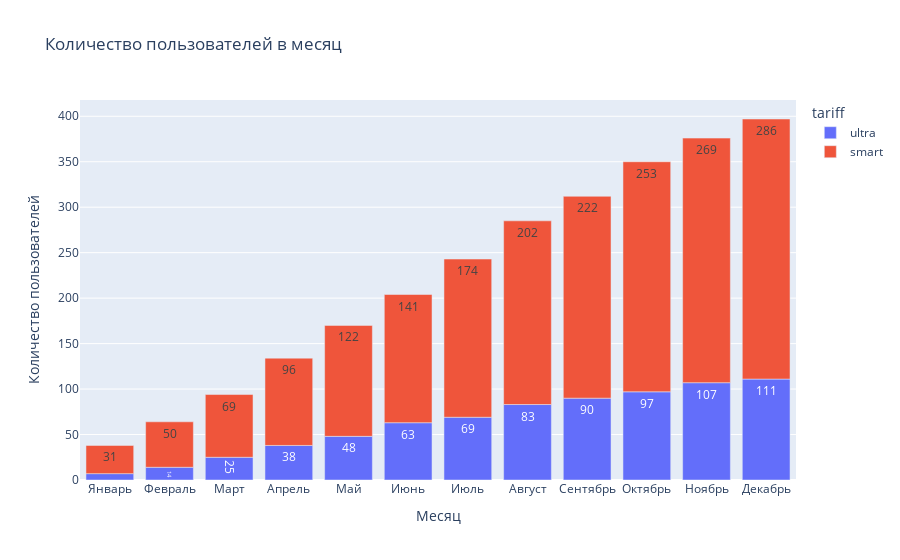

The cell this chart's notebook holds for it:
### Markdown cell above
Процент выручки по тарифу не сильно менялся из месяца в месяц, он был более-менее стабилен. На момент конца 2018 года smart приносит ~65% выручки в месяц, а ultra ~35%.

Увеличение суммарной выручки каждый месяц может быть связано с количеством пользователей, проверим это.
Визуализируем данные по количеству пользователей в месяц.

### Code cell
month_users_count = merged_data.groupby(['tariff', 'month']).count().reset_index().sort_values(by='month_number')

fig = px.bar(month_users_count,
             x='month',
             y='user_id',
             color='tariff',
             text_auto=True,
             title="Количество пользователей в месяц")

fig.update_layout(
    showlegend=True,
    xaxis_title="Месяц",
    yaxis_title="Количество пользователей"
)

fig.show()

### Figure 1 — Plotly figure (JSON) as saved in the notebook; plotly's stock layout.template omitted (floating-point values rounded to 4 significant figures)
{"data": [{"alignmentgroup": "True", "hovertemplate": "tariff=ultra<br>month=%{x}<br>user_id=%{y}<extra></extra>", "legendgroup": "ultra", "marker": {"color": "#636efa", "pattern": {"shape": ""}}, "name": "ultra", "offsetgroup": "ultra", "orientation": "v", "showlegend": true, "textposition": "auto", "texttemplate": "%{y}", "x": ["Январь", "Февраль", "Март", "Апрель", "Май", "Июнь", "Июль", "Август", "Сентябрь", "Октябрь", "Ноябрь", "Декабрь"], "xaxis": "x", "y": [7, 14, 25, 38, 48, 63, 69, 83, 90, 97, 107, 111], "yaxis": "y", "type": "bar"}, {"alignmentgroup": "True", "hovertemplate": "tariff=smart<br>month=%{x}<br>user_id=%{y}<extra></extra>", "legendgroup": "smart", "marker": {"color": "#EF553B", "pattern": {"shape": ""}}, "name": "smart", "offsetgroup": "smart", "orientation": "v", "showlegend": true, "textposition": "auto", "texttemplate": "%{y}", "x": ["Январь", "Февраль", "Март", "Апрель", "Май", "Июнь", "Июль", "Август", "Сентябрь", "Октябрь", "Ноябрь", "Декабрь"], "xaxis": "x", "y": [31, 50, 69, 96, 122, 141, 174, 202, 222, 253, 269, 286], "yaxis": "y", "type": "bar"}], "layout": {"xaxis": {"anchor": "y", "domain": [0.0, 1.0], "title": {"text": "Месяц"}}, "yaxis": {"anchor": "x", "domain": [0.0, 1.0], "title": {"text": "Количество пользователей"}}, "legend": {"title": {"text": "tariff"}, "tracegroupgap": 0}, "title": {"text": "Количество пользователей в месяц"}, "barmode": "relative", "showlegend": true}}
